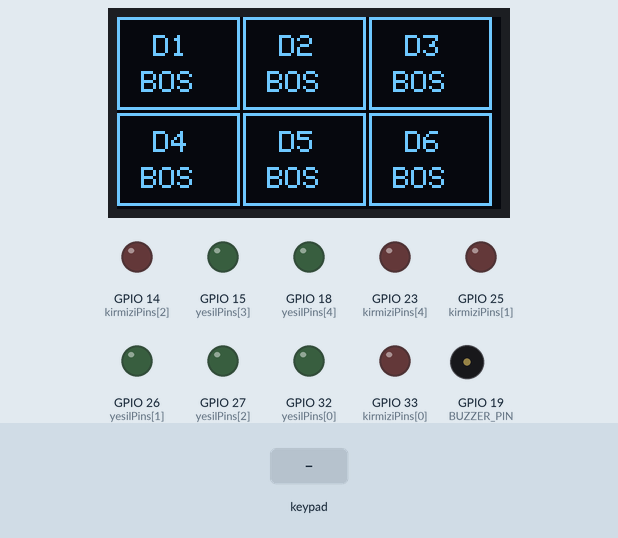
This sketch was run on a simulated ESP32. On the bench: 128×64 one-colour display, output pins drawn as LEDs (lit = HIGH), buzzer (waves = sounding, pin HIGH). Inputs (shaded band) come from the test bench. WiFi joins after 1.5 s; servers stay silent unless stated; pins used as bus, display or sensor lines are not drawn; what the sketch prints to the serial monitor is not drawn.

Above: at 4.8 s.
4.9 s: keypad keys 1 1 1 1 # pressed 0.4 s apart
At 8.3 s:
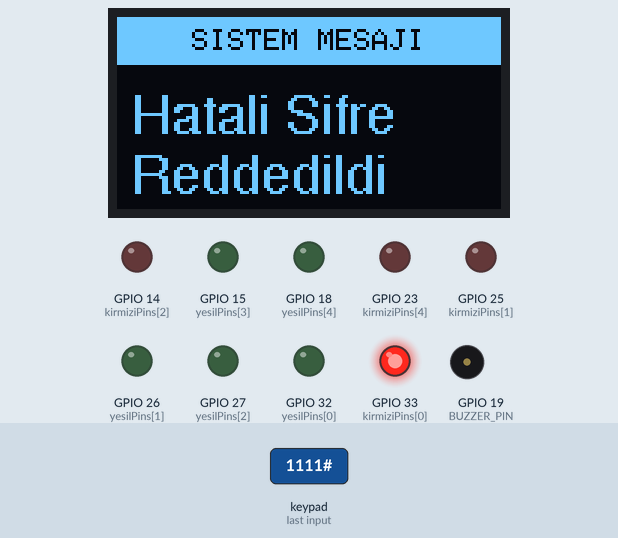
8.4 s: key '7' pressed
At 11.1 s:
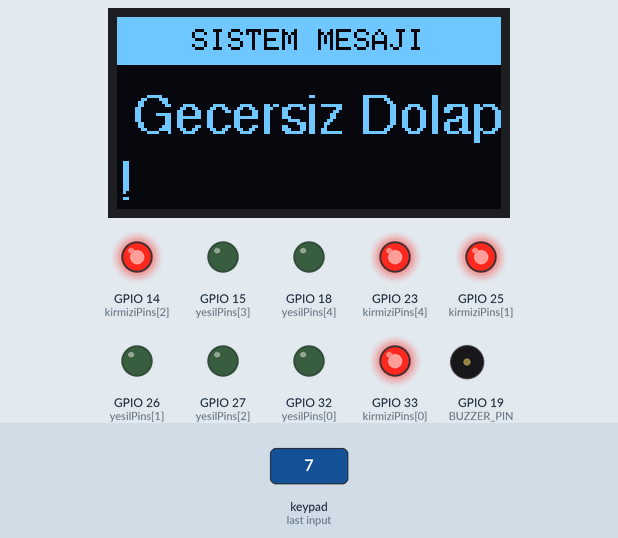
11.4 s: keypad keys 2 2 2 2 * pressed 0.4 s apart
At 12.84 s:
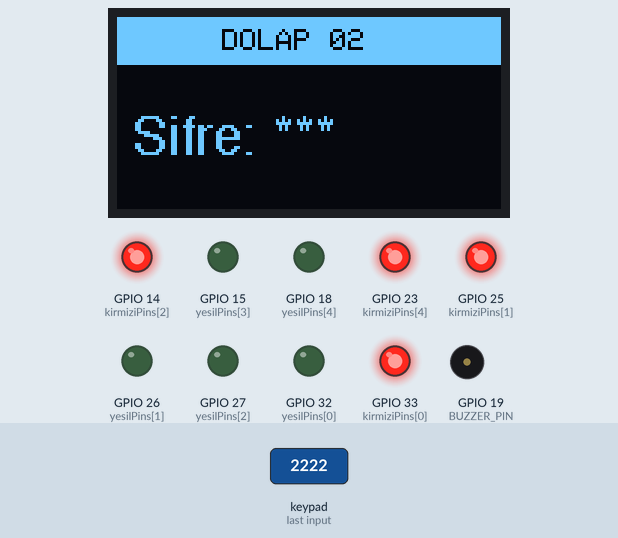
14.9 s: keypad keys 3 3 3 3 # pressed 0.4 s apart
At 15.14 s:
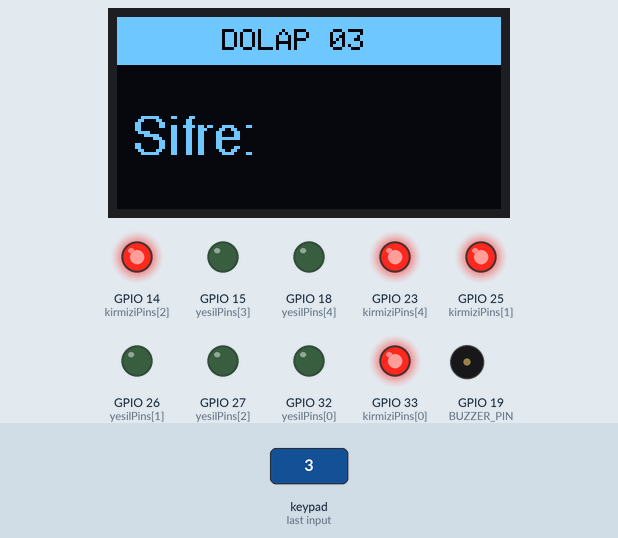
18.5 s: keypad keys 2 2 2 2 # pressed 0.4 s apart
At 19.47 s:
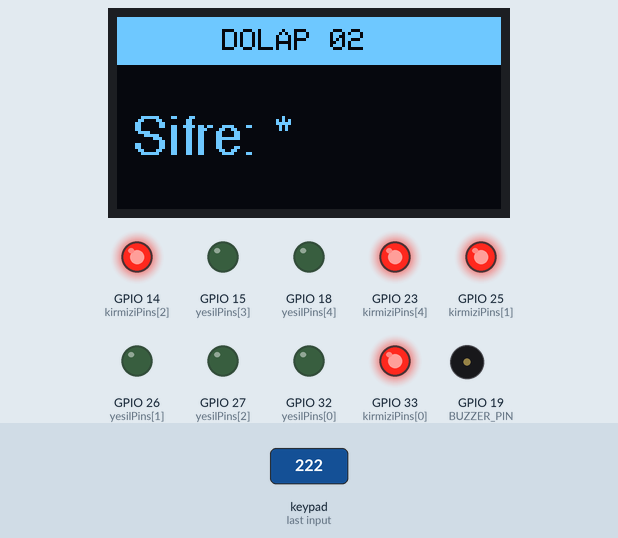
22.9 s: keypad keys 1 3 9 7 # pressed 0.4 s apart
At 28.0 s:
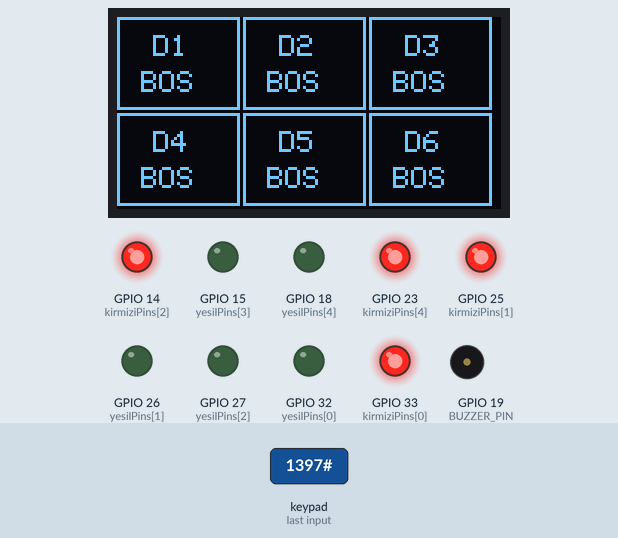
Timing chart, 0 to 28.3 s (numbered marks = the images above; inputs shaded):
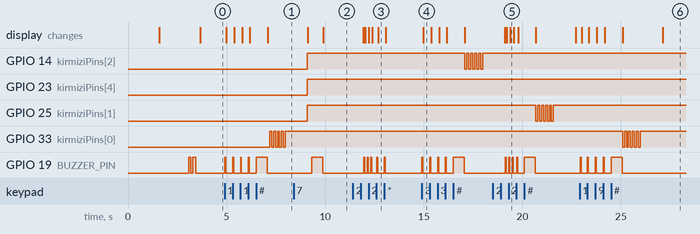

Measured:
- after the input at 4.9 s, GPIO 33 (kirmiziPins[0]): alternates HIGH for 0.10 s and LOW for 0.10 s, 9 changes in all, then stays HIGH, starting after 2.3 s; GPIO 19 (BUZZER_PIN): goes 4 × (HIGH 0.05 s, LOW 0.36 s), HIGH 0.55 s, then LOW, starting at once; the display: first changes after 0.08 s (image 1 shows a later state)
- after the input at 8.4 s, GPIO 19 (BUZZER_PIN): LOW → HIGH after 0.93 s, → LOW 0.55 s later; the display: first differs from a run without the input after 1.5 s (image 2)
- after the input at 11.4 s, the display: first differs from a run without the input after 0.63 s (image 3 shows a later state)
- after the input at 14.9 s, GPIO 14 (kirmiziPins[2]): alternates HIGH for 0.10 s and LOW for 0.10 s, 10 changes in all, then stays HIGH, starting after 2.2 s; GPIO 19 (BUZZER_PIN): goes 4 × (HIGH 0.05 s, LOW 0.36 s), HIGH 0.55 s, then LOW, starting at once; the display: changes after 0.08 s (image 4)
- after the input at 18.5 s, GPIO 25 (kirmiziPins[1]): alternates HIGH for 0.10 s and LOW for 0.10 s, 10 changes in all, then stays HIGH, starting after 2.2 s; GPIO 19 (BUZZER_PIN): goes 3 × (HIGH 0.05 s, LOW 0.13 s), HIGH 0.05 s, LOW 0.35 s, HIGH 0.55 s, then LOW, starting after 0.63 s
- after the input at 22.9 s, GPIO 33 (kirmiziPins[0]): alternates HIGH for 0.10 s and LOW for 0.10 s, 10 changes in all, then stays HIGH, starting after 2.2 s; GPIO 19 (BUZZER_PIN): goes 4 × (HIGH 0.05 s, LOW 0.32 s), HIGH 0.55 s, then LOW, starting at once; the display: first changes after 0.10 s (image 6 shows a later state)

The sketch:

sketch_mar16a.ino
```cpp
#include <Wire.h>
#include <Keypad_I2C.h>
#include <Keypad.h>
#include <Adafruit_GFX.h>
#include <Adafruit_SSD1306.h>
#include <WiFi.h>
#include <HTTPClient.h>
#include <WiFiClientSecure.h>
#include <Fonts/FreeSans9pt7b.h>

#define I2CADDR 0x20
#define OLED_ADDR 0x3C
#define BUZZER_PIN 19

const char* ssid = "KMLAKGN";
const char* password = "qazxsw123456";
String serverIP = "proje.kamilakgun.com.tr";

const byte ROWS = 4;
const byte COLS = 3;
char keys[ROWS][COLS] = {
  {'1','2','3'},
  {'4','5','6'},
  {'7','8','9'},
  {'*','0','#'}
};
byte rowPins[ROWS] = {0, 1, 2, 3};
byte colPins[COLS] = {4, 5, 6};
Keypad_I2C customKeypad(makeKeymap(keys), rowPins, colPins, ROWS, COLS, I2CADDR);

#define SCREEN_WIDTH 128
#define SCREEN_HEIGHT 64
#define OLED_RESET    -1
Adafruit_SSD1306 display(SCREEN_WIDTH, SCREEN_HEIGHT, &Wire, OLED_RESET);

String dolapSifreleri[6] = {"1111", "2222", "3333", "4444", "5555", "6666"};
int dolapDoluMu[6] = {0, 0, 0, 0, 0, 0};

int kirmiziPins[6] = {33, 25, 14, 2, 23, 4};
int yesilPins[6]   = {32, 26, 27, 15, 18, 5};

int asama = 0;
int secilenDolap = -1;
String girilenSifre = "";
unsigned long sonGuncellemeZamani = 0;

void setup() {
  Serial.begin(115200);
  Wire.begin();
  customKeypad.begin();

  pinMode(BUZZER_PIN, OUTPUT);
  digitalWrite(BUZZER_PIN, LOW);

  for (int i = 0; i < 6; i++) {
    pinMode(kirmiziPins[i], OUTPUT);
    pinMode(yesilPins[i], OUTPUT);
  }

  if(!display.begin(SSD1306_SWITCHCAPVCC, OLED_ADDR)) {
    Serial.println(F("OLED baslatilamadi!"));
    for(;;);
  }

  display.clearDisplay();
  display.fillRect(0, 0, 128, 64, WHITE);
  display.setTextColor(BLACK);
  display.setTextSize(2);
  display.setCursor(10, 10);
  display.println("GYM");
  display.setCursor(10, 35);
  display.println("LOCKER");
  display.display();
  delay(1500);

  display.clearDisplay();
  display.setTextColor(WHITE);
  display.setTextSize(1);
  display.setCursor(10, 25);
  display.println("Sisteme Baglaniliyor");
  display.display();

  WiFi.begin(ssid, password);
  while (WiFi.status() != WL_CONNECTED) {
    delay(500);
    Serial.print(".");
  }

  basariSesi();
  verileriCek();
  ekraniGuncelle();
}

void loop() {
  if (asama == 0 && (millis() - sonGuncellemeZamani > 5000)) {
    verileriCek();
    sonGuncellemeZamani = millis();
  }

  char key = customKeypad.getKey();

  if (key) {
    tusSesi();

    if (key == '*') {
      sistemiSifirla();
      return;
    }

    if (asama == 0) {
      if (key >= '1' && key <= '6') {
        secilenDolap = key - '0';
        asama = 1;
        ekraniGuncelle();
      } else {
        hataSesi();
        bilgiEkraniGoster("Gecersiz Dolap!", "");
        delay(2000);
        sistemiSifirla();
      }
    }

    else if (asama == 1) {
      if (key == '#') {
        if (girilenSifre == dolapSifreleri[secilenDolap - 1]) {
          basariSesi();
          bilgiEkraniGoster("Kilit Acildi", "Kapak Acik");

          for(int j = 0; j < 3; j++) {
            digitalWrite(kirmiziPins[secilenDolap - 1], LOW);
            digitalWrite(yesilPins[secilenDolap - 1], HIGH);
            delay(250);
            digitalWrite(yesilPins[secilenDolap - 1], LOW);
            delay(250);
          }


          digitalWrite(yesilPins[secilenDolap - 1], HIGH);
          delay(4000);


          ledleriGuncelle();

        } else {

          hataSesi();
          bilgiEkraniGoster("Hatali Sifre", "Reddedildi");


          for(int j = 0; j < 5; j++) {
            digitalWrite(kirmiziPins[secilenDolap - 1], LOW);
            delay(100);
            digitalWrite(kirmiziPins[secilenDolap - 1], HIGH);
            delay(100);
          }
          delay(1000);
        }
        sistemiSifirla();
      }
      else {
        girilenSifre += key;
        ekraniGuncelle();
      }
    }
  }
}

void tusSesi() { digitalWrite(BUZZER_PIN, HIGH); delay(50); digitalWrite(BUZZER_PIN, LOW); }
void basariSesi() { digitalWrite(BUZZER_PIN, HIGH); delay(100); digitalWrite(BUZZER_PIN, LOW); delay(100); digitalWrite(BUZZER_PIN, HIGH); delay(150); digitalWrite(BUZZER_PIN, LOW); }
void hataSesi() { digitalWrite(BUZZER_PIN, HIGH); delay(500); digitalWrite(BUZZER_PIN, LOW); }

void verileriCek() {
  if (WiFi.status() == WL_CONNECTED) {
    WiFiClientSecure client;
    client.setInsecure();
    HTTPClient http;
    http.begin(client, "https://" + serverIP + "/2026/akilli-dolap/api.php");

    if (http.GET() > 0) {
      String payload = http.getString();
      int dIdx = 0, sIdx = 0;
      for (int i = 0; i < payload.length(); i++) {
        if (payload.charAt(i) == ',') {
          String parca = payload.substring(sIdx, i);
          int tire = parca.indexOf('-');
          if (tire > 0 && dIdx < 6) {
            dolapSifreleri[dIdx] = parca.substring(0, tire);
            dolapDoluMu[dIdx] = parca.substring(tire + 1).toInt();
          }
          sIdx = i + 1; dIdx++;
        }
      }

      ledleriGuncelle();
      if (asama == 0) {
        ekraniGuncelle();
      }
    } else {
      Serial.println("Sunucuya baglanilamadi veya HTTP hatasi.");
    }
    http.end();
  }
}

void ledleriGuncelle() {
  for (int i = 0; i < 6; i++) {
    digitalWrite(kirmiziPins[i], HIGH);
    digitalWrite(yesilPins[i], LOW);
  }
}

void ekraniGuncelle() {
  display.clearDisplay();
  display.setFont();

  if (asama == 0) {
    for (int i = 0; i < 6; i++) {
      int col = i % 3;
      int row = i / 3;

      int x = col * 42;
      int y = row * 32;

      if (dolapDoluMu[i] == 1) {
        display.fillRect(x, y, 41, 31, WHITE);
        display.setTextColor(BLACK, WHITE);
      } else {
        display.drawRect(x, y, 41, 31, WHITE);
        display.setTextColor(WHITE, BLACK);
      }

      display.setCursor(x + 12, y + 6);
      display.print("D"); display.print(i + 1);

      display.setCursor(x + 8, y + 18);
      if (dolapDoluMu[i] == 1) {
        display.print("DOLU");
      } else {
        display.print("BOS");
      }
    }
  }
  else if (asama == 1) {
    display.fillRect(0, 0, 128, 16, WHITE);
    display.setTextColor(BLACK, WHITE);
    display.setCursor(35, 4);
    display.print("DOLAP 0"); display.print(secilenDolap);

    display.setTextColor(WHITE, BLACK);
    display.setFont(&FreeSans9pt7b);
    display.setCursor(5, 45);
    display.print("Sifre: ");
    for(int i=0; i<girilenSifre.length(); i++){
      display.print("*");
    }
  }
  display.display();
}

void bilgiEkraniGoster(String satir1, String satir2) {
  display.clearDisplay();

  display.fillRect(0, 0, 128, 16, WHITE);
  display.setTextColor(BLACK, WHITE);
  display.setFont();
  display.setCursor(25, 4);
  display.print("SISTEM MESAJI");

  display.setTextColor(WHITE, BLACK);
  display.setFont(&FreeSans9pt7b);
  display.setCursor(5, 38);
  display.println(satir1);
  display.setCursor(5, 58);
  display.println(satir2);

  display.display();
}

void sistemiSifirla() {
  asama = 0; secilenDolap = -1; girilenSifre = "";
  ledleriGuncelle(); ekraniGuncelle();
}
```
